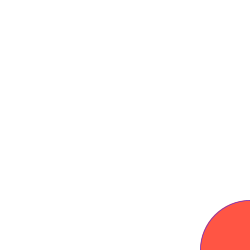
Frame 1 (no input)
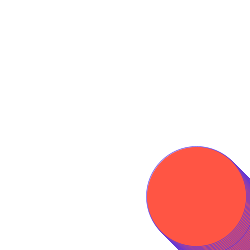
Frame 60 (the mouse pressed at the canvas centre just before this capture)
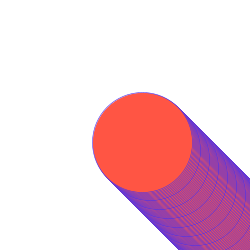
Frame 120 (the mouse held since frame 60 and released just before this capture)

The Processing sketch that drew these frames (run headless with seeded random() and noise(); from frame 60 on, the mouse is pressed at the canvas centre):

// Processing sketch: processing_53947
// ── processing_53947.pde

float y = 0.0;
void setup()
{
//creates size of screen.image
  size(250,250);
//creates smooth lines
  smooth();
//white background colour
  background(#FFFFFF);
  
}
void draw() {
//colour of the shape
  fill(#FF5544);
//thickness of the lines of the pattern
  strokeWeight(0.6);
//sets the position of the shape
  translate(250,250);
//colour of the stroke
  stroke (78,50,234);
//position of shape
   ellipse (0-y, 0-y, 100, 100);
 
   
   y += 0.9;
   if (y>250){
     y = -30.0;
   }
}

                
                
